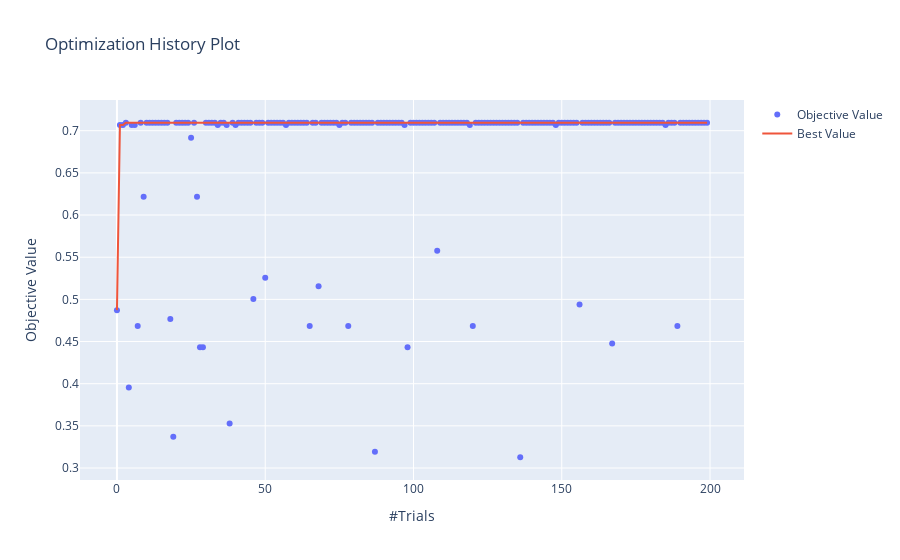

The notebook cell this image was saved under:
### Code cell
optuna.visualization.plot_optimization_history(study)

### Figure 1 — Plotly figure (JSON) as saved in the notebook; plotly's stock layout.template omitted (floating-point values rounded to 4 significant figures; data arrays with more than 128 entries replaced by an {"elided": "..."} marker saying what was removed)
{"data": [{"mode": "markers", "name": "Objective Value", "type": "scatter", "x": {"elided": "200 int values"}, "y": {"elided": "200 float values"}}, {"name": "Best Value", "type": "scatter", "x": {"elided": "200 int values"}, "y": {"elided": "200 float values"}}], "layout": {"autosize": true, "title": {"text": "Optimization History Plot"}, "xaxis": {"autorange": true, "range": [-11.96, 211.0], "title": {"text": "#Trials"}, "type": "linear"}, "yaxis": {"autorange": true, "range": [0.28, 0.7422], "title": {"text": "Objective Value"}, "type": "linear"}}}
